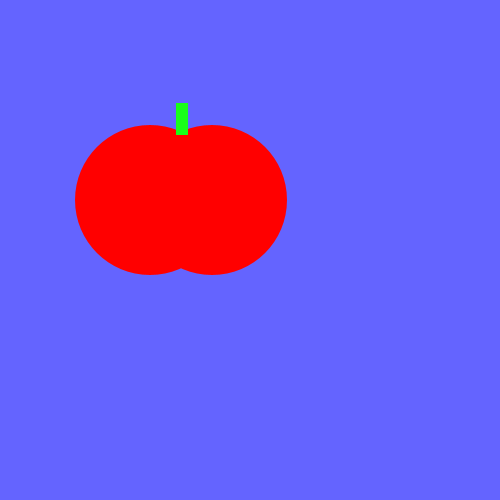
Frame 1 (no input)
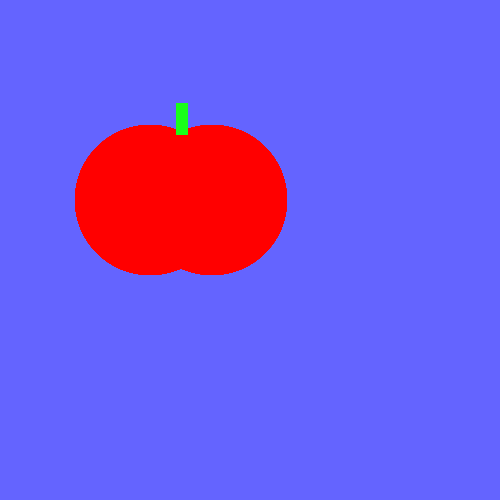
Frame 60 (the mouse pressed at the canvas centre just before this capture)
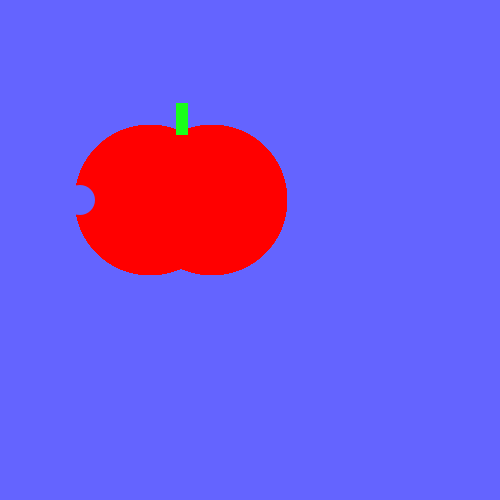
Frame 120 (the mouse held since frame 60 and released just before this capture)

The Processing sketch that drew these frames (run headless with seeded random() and noise(); from frame 60 on, the mouse is pressed at the canvas centre):

// Processing sketch: tasty_tomato
// ── tasty_tomato.pde
void setup() {
    size(500, 500);
background(100, 100, 255);
}

int color1 = 100;
int color2 = 100;
int color3 = 255;
void draw() {

    noStroke();
    fill(255, 0, 0);
    ellipse(150, 200, 150, 150);
    ellipse(212, 200, 150, 150);
    fill(25, 255, 25);
    rect(176, 103, 12, 32);
    
    if(mousePressed) {
      fill(color1, color2, color3);
    ellipse(80, 200, 30, 30);
    }
}
